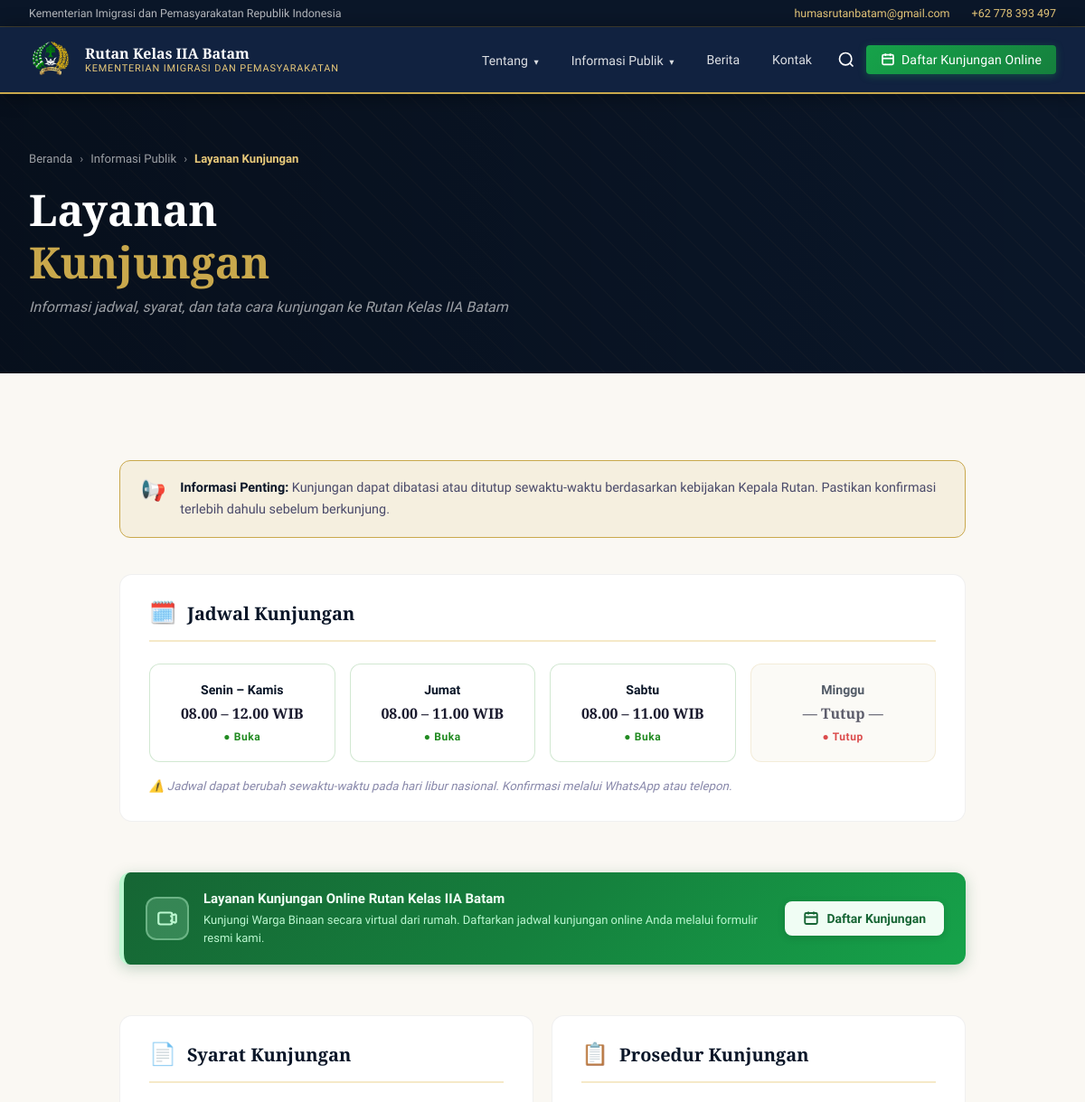
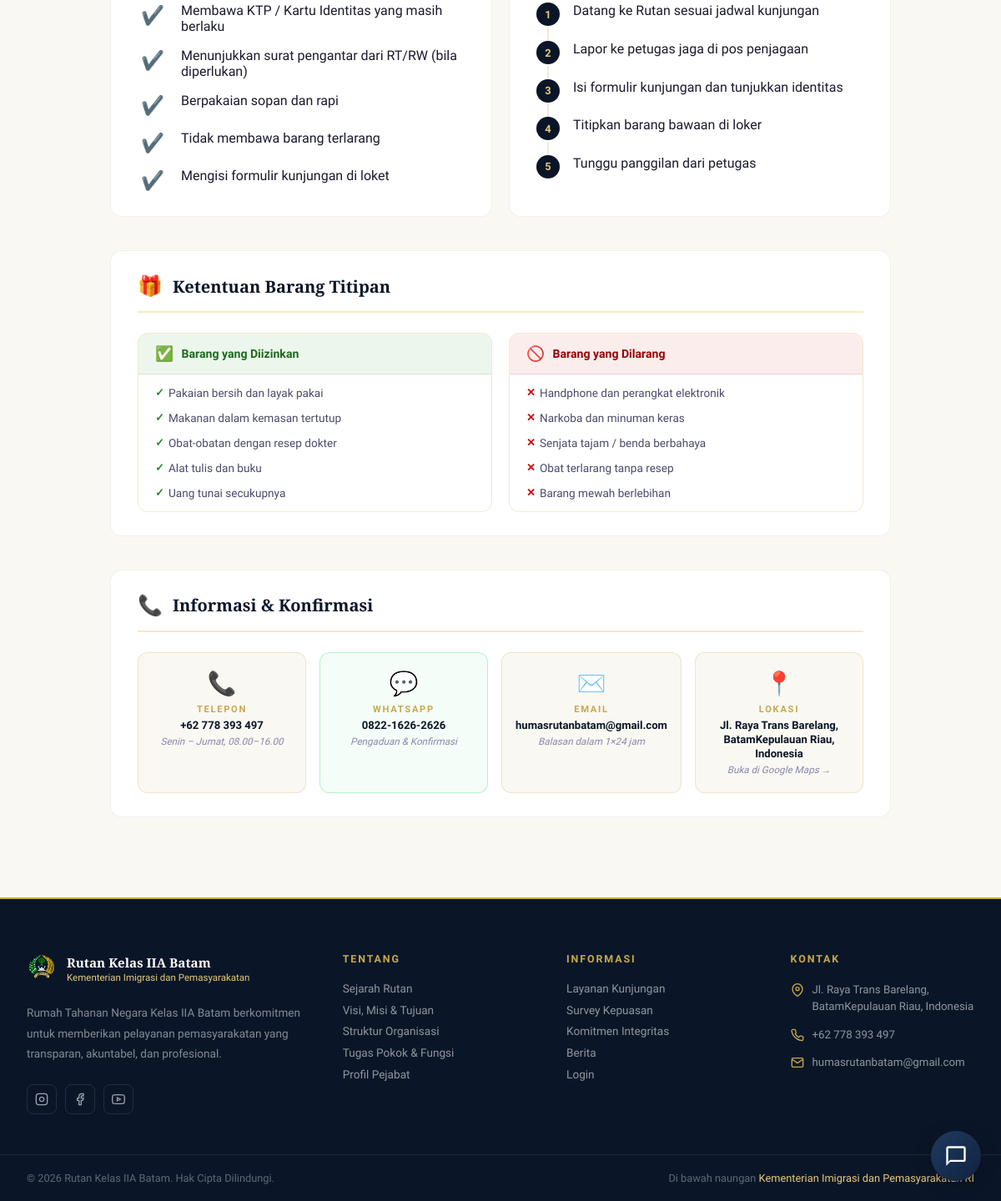
/kunjungan, run on the app's committed database (2 pictures, top to bottom).
### tables this page shows
CREATE TABLE `kontak_info` (
  `id`          INT AUTO_INCREMENT PRIMARY KEY,
  `kode`        VARCHAR(30) NOT NULL UNIQUE,   
  `label`       VARCHAR(100) NOT NULL,         
  `nilai`       TEXT,                          
  `icon`        VARCHAR(50),                   
  `urutan`      TINYINT DEFAULT 0,
  `aktif`       TINYINT(1) DEFAULT 1,
  `updated_at`  TIMESTAMP DEFAULT CURRENT_TIMESTAMP ON UPDATE CURRENT_TIMESTAMP
);

CREATE TABLE `kunjungan_jadwal` (
  `id`        INT AUTO_INCREMENT PRIMARY KEY,
  `hari`      VARCHAR(30) NOT NULL,             
  `jam_buka`  TIME,
  `jam_tutup` TIME,
  `status`    ENUM('buka','tutup') DEFAULT 'buka',
  `urutan`    TINYINT DEFAULT 0
);

### backend/includes/helpers.php (called while the page is built, shortened)
<?php
function getKontak(): array {
    $db = getDB();
    $stmt = $db->prepare("SELECT kode, label, nilai, icon FROM kontak_info WHERE aktif = 1 ORDER BY urutan ASC");
    $stmt->execute();
    $rows = $stmt->fetchAll(PDO::FETCH_ASSOC);
    $result = [];
    foreach ($rows as $row) {
        $result[$row['kode']] = $row;
    }
    return $result;
}

### pages/kunjungan.php (the view, shortened to what this page needs)
<?php
require_once __DIR__ . '/../backend/includes/helpers.php';
$db     = getDB();
$jadwal = $db->query("SELECT * FROM kunjungan_jadwal ORDER BY urutan ASC")->fetchAll();
$infoRaw = $db->query("SELECT kode, konten FROM kunjungan_info")->fetchAll(PDO::FETCH_KEY_PAIR);
$kontak = getKontak();
function infoLines($teks) {
    return array_filter(array_map('trim', explode("\n", $teks ?? '')));
}
$extraCss     = ['sejarah.css', 'kunjungan.css'];
include __DIR__ . '/../header.php';
?>
<div class="page-header">
  <div class="page-header-overlay"></div>
  <div class="page-header-inner">
    <div class="breadcrumb">
      <a href="<?= BASE_URL ?>/index.php">Beranda</a>
      <span>›</span>
      <a href="#">Informasi Publik</a>
      <span>›</span>
      <span class="breadcrumb-active">Layanan Kunjungan</span>
    </div>
    <h1 class="page-title">Layanan<br/><span>Kunjungan</span></h1>
    <p class="page-subtitle">Informasi jadwal, syarat, dan tata cara kunjungan ke Rutan Kelas IIA Batam</p>
  </div>
</div>
<main class="page-main">
  <div class="kunj-container">
    <?php if (!empty($infoRaw['pengumuman'])): ?>
    <div class="kunj-alert">
      <div class="kunj-alert-icon">📢</div>
      <div class="kunj-alert-text">
        <strong>Informasi Penting:</strong> <?= htmlspecialchars($infoRaw['pengumuman']) ?>
      </div>
    </div>
    <?php endif; ?>
    <section class="kunj-section">
      <div class="kunj-section-header">
        <div class="kunj-section-icon">🗓️</div>
        <h2 class="kunj-section-title">Jadwal Kunjungan</h2>
      </div>
      <div class="jadwal-grid">
        <?php if (!empty($jadwal)): foreach ($jadwal as $j): ?>
        <div class="jadwal-card <?= $j['status'] === 'tutup' ? 'jadwal-tutup' : 'jadwal-buka' ?>">
          <div class="jadwal-hari"><?= htmlspecialchars($j['hari']) ?></div>
          <?php if ($j['status'] === 'buka'): ?>
            <div class="jadwal-jam"><?= date('H.i', strtotime($j['jam_buka'])) ?> – <?= date('H.i', strtotime($j['jam_tutup'])) ?> WIB</div>
            <div class="jadwal-status jadwal-status-buka">● Buka</div>
          <?php else: ?>
            <div class="jadwal-jam">— Tutup —</div>
            <div class="jadwal-status jadwal-status-tutup">● Tutup</div>
          <?php endif; ?>
        </div>
        <?php endforeach; endif; ?>
      </div>
      <p class="jadwal-catatan">⚠️ Jadwal dapat berubah sewaktu-waktu pada hari libur nasional. Konfirmasi melalui WhatsApp atau telepon.</p>
    </section>
<div class="kunjungan-banner">
  <div class="kunjungan-inner">
    <div class="kunjungan-left">
      <div class="kunjungan-icon">
        <svg viewBox="0 0 24 24" fill="none" stroke="currentColor" stroke-width="2">
          <path d="M15 10l4.553-2.069A1 1 0 0121 8.82v6.36a1 1 0 01-1.447.894L15 14M3 8a2 2 0 012-2h10a2 2 0 012 2v8a2 2 0 01-2 2H5a2 2 0 01-2-2V8z" />
        </svg>
      </div>
      <div class="kunjungan-text">
        <h3>Layanan Kunjungan Online Rutan Kelas IIA Batam</h3>
        <p>Kunjungi Warga Binaan secara virtual dari rumah. Daftarkan jadwal kunjungan online Anda melalui formulir resmi kami.</p>
      </div>
    </div>
    <a href="https://forms.gle/euo3Yx94T4jp5GYXA" class="kunjungan-btn" target="_blank" rel="noopener noreferrer">
      <svg viewBox="0 0 24 24" fill="none" stroke="currentColor" stroke-width="2.5" width="18" height="18">
        <rect x="3" y="4" width="18" height="16" rx="2" />
        <path d="M8 2v4M16 2v4M3 10h18" />
      </svg>
      Daftar Kunjungan
    </a>
  </div>
</div>
    <div class="kunj-two-col">
      <section class="kunj-section">
        <div class="kunj-section-header">
          <div class="kunj-section-icon">📄</div>
          <h2 class="kunj-section-title">Syarat Kunjungan</h2>
        </div>
        <?php if (!empty($infoRaw['syarat'])): ?>
        <ul class="syarat-list">
          <?php foreach (infoLines($infoRaw['syarat']) as $item): ?>
          <li><div class="syarat-icon">✔️</div><div><?= htmlspecialchars($item) ?></div></li>
          <?php endforeach; ?>
        </ul>
        <?php endif; ?>
      </section>
      <section class="kunj-section">
        <div class="kunj-section-header">
          <div class="kunj-section-icon">📋</div>
          <h2 class="kunj-section-title">Prosedur Kunjungan</h2>
        </div>
        <?php if (!empty($infoRaw['prosedur'])): ?>
        <ol class="prosedur-list">
          <?php foreach (infoLines($infoRaw['prosedur']) as $i => $item): ?>
          <li><div class="prosedur-num"><?= $i+1 ?></div><div><?= htmlspecialchars($item) ?></div></li>
          <?php endforeach; ?>
        </ol>
        <?php endif; ?>
      </section>
    </div>
    <section class="kunj-section">
      <div class="kunj-section-header">
        <div class="kunj-section-icon">🎁</div>
        <h2 class="kunj-section-title">Ketentuan Barang Titipan</h2>
      </div>
      <div class="barang-grid">
        <div class="barang-col barang-boleh">
          <div class="barang-col-header"><span class="barang-col-icon">✅</span><span>Barang yang Diizinkan</span></div>
          <ul class="barang-list">
            <?php if (!empty($infoRaw['boleh'])): foreach (infoLines($infoRaw['boleh']) as $item): ?>
            <li><?= htmlspecialchars($item) ?></li>
            <?php endforeach; endif; ?>
          </ul>
        </div>
        <div class="barang-col barang-dilarang">
          <div class="barang-col-header"><span class="barang-col-icon">🚫</span><span>Barang yang Dilarang</span></div>
          <ul class="barang-list">
            <?php if (!empty($infoRaw['dilarang'])): foreach (infoLines($infoRaw['dilarang']) as $item): ?>
            <li><?= htmlspecialchars($item) ?></li>
            <?php endforeach; endif; ?>
          </ul>
        </div>
      </div>
    </section>
    <section class="kunj-section">
      <div class="kunj-section-header">
        <div class="kunj-section-icon">📞</div>
        <h2 class="kunj-section-title">Informasi &amp; Konfirmasi</h2>
      </div>
      <div class="kontak-kunj-grid">
        <a href="tel:<?= preg_replace('/[^0-9+]/', '', $kontak['telepon']['nilai'] ?? '') ?>" class="kontak-kunj-card">
          <div class="kontak-kunj-icon">📞</div>
          <div class="kontak-kunj-label"><?= htmlspecialchars($kontak['telepon']['label'] ?? 'Telepon') ?></div>
          <div class="kontak-kunj-val"><?= htmlspecialchars($kontak['telepon']['nilai'] ?? '') ?></div>
          <div class="kontak-kunj-hint">Senin – Jumat, 08.00–16.00</div>
        </a>
        <a href="https://wa.me/<?= preg_replace('/[^0-9]/', '', $kontak['whatsapp']['nilai'] ?? '') ?>" target="_blank" class="kontak-kunj-card kontak-wa">
          <div class="kontak-kunj-icon">💬</div>
          <div class="kontak-kunj-label"><?= htmlspecialchars($kontak['whatsapp']['label'] ?? 'WhatsApp') ?></div>
          <div class="kontak-kunj-val"><?= htmlspecialchars($kontak['whatsapp']['nilai'] ?? '') ?></div>
          <div class="kontak-kunj-hint">Pengaduan &amp; Konfirmasi</div>
        </a>
        <a href="mailto:<?= htmlspecialchars($kontak['email']['nilai'] ?? '') ?>" class="kontak-kunj-card">
          <div class="kontak-kunj-icon">✉️</div>
          <div class="kontak-kunj-label"><?= htmlspecialchars($kontak['email']['label'] ?? 'Email') ?></div>
          <div class="kontak-kunj-val"><?= htmlspecialchars($kontak['email']['nilai'] ?? '') ?></div>
          <div class="kontak-kunj-hint">Balasan dalam 1×24 jam</div>
        </a>
        <a href="<?= htmlspecialchars($kontak['maps']['nilai'] ?? 'https://maps.google.com/?q=Rutan+Kelas+IIA+Batam') ?>" target="_blank" class="kontak-kunj-card">
          <div class="kontak-kunj-icon">📍</div>
          <div class="kontak-kunj-label">Lokasi</div>
          <div class="kontak-kunj-val"><?= strip_tags($kontak['alamat']['nilai'] ?? 'Jl. Raya Trans Barelang') ?></div>
          <div class="kontak-kunj-hint">Buka di Google Maps →</div>
        </a>
      </div>
    </section>
  </div>
</main>
<?php include __DIR__ . '/../backend/includes/footer.php'; ?>

### header.php (shortened to what this page needs)
<!DOCTYPE html>
<html lang="id">
<head>
  <link rel="stylesheet" href="<?= BASE_URL ?>/css/style.css"/>
  <?php if (!empty($extraCss)): foreach ($extraCss as $css): ?>
  <link rel="stylesheet" href="<?= BASE_URL ?>/css/<?= $css ?>"/>
  <?php endforeach; endif; ?>
</head>
<body>
<div class="topbar">
  <div class="topbar-inner">
    <span>Kementerian Imigrasi dan Pemasyarakatan Republik Indonesia</span>
    <div class="topbar-links">
      <a href="mailto:<?= htmlspecialchars($kontak['email']['nilai'] ?? '') ?>"><?= htmlspecialchars($kontak['email']['nilai'] ?? '') ?></a>
      <a href="tel:<?= preg_replace('/[^0-9+]/', '', $kontak['telepon']['nilai'] ?? '') ?>"><?= htmlspecialchars($kontak['telepon']['nilai'] ?? '') ?></a>
    </div>
  </div>
</div>
<nav>
  <div class="nav-inner">
    <a href="<?= BASE_URL ?>/index.php" class="nav-brand">
      <div class="nav-logo-circle">
        <img src="<?= BASE_URL ?>/images/logo.png" alt="Logo Rutan Kelas IIA Batista - Lembaga Pemasyarakatan Kementerian Imigrasi dan Pemasyarakatan"/>
      </div>
      <div class="nav-brand-text">
        <span class="main">Rutan Kelas IIA Batam</span>
        <span class="sub">Kementerian Imigrasi dan Pemasyarakatan</span>
      </div>
    </a>
    <div class="nav-links" id="navLinks">
      <div class="dropdown">
        <a href="#">Tentang <span class="nav-caret">▾</span></a>
      </div>
      <div class="dropdown">
        <a href="#">Informasi Publik <span class="nav-caret">▾</span></a>
      </div>
      <a href="<?= BASE_URL ?>/berita">Berita</a>
      <a href="<?= BASE_URL ?>/index.php#kontak">Kontak</a>
      <button class="nav-search-btn" onclick="bukaSearchModal()" title="Cari">
        <svg viewBox="0 0 24 24" fill="none" stroke="currentColor" stroke-width="2" width="20" height="20">
          <circle cx="11" cy="11" r="8"/><path d="m21 21-4.35-4.35"/>
        </svg>
      </button>
      <a href="https://forms.gle/euo3Yx94T4jp5GYXA"
         class="nav-kunjungan-btn"
         target="_blank"
         rel="noopener noreferrer">
        <svg viewBox="0 0 24 24" fill="none" stroke="currentColor" stroke-width="2.5" width="16" height="16">
          <rect x="3" y="4" width="18" height="16" rx="2"/>
          <path d="M8 2v4M16 2v4M3 10h18"/>
        </svg>
        Daftar Kunjungan Online
      </a>
    </div>
  </div>
</nav>
<div class="chatbot-widget">
  <button class="chatbot-toggle" id="chatbotToggle" aria-label="Buka FAQ">
    <svg class="chat-icon" viewBox="0 0 24 24"><path d="M20 2H4c-1.1 0-2 .9-2 2v18l4-4h14c1.1 0 2-.9 2-2V4c0-1.1-.9-2-2-2zm0 14H6l-2 2V4h16v12z"/></svg>
  </button>
</div>

### backend/includes/footer.php (shortened to what this page needs)
<?php
$baseUrl = defined('BASE_URL') ? BASE_URL : '';
?>
<footer>
  <div class="footer-main">
    <div class="footer-col footer-col-brand">
      <div class="footer-brand-logo">
        <div class="footer-logo-circle">
          <img src="<?= $baseUrl ?>/images/logo.png" alt="Logo Rutan Kelas IIA Batam"/>
        </div>
        <div class="footer-brand-name">
          Rutan Kelas IIA Batam
          <span>Kementerian Imigrasi dan Pemasyarakatan</span>
        </div>
      </div>
      <p class="footer-about">Rumah Tahanan Negara Kelas IIA Batam berkomitmen untuk memberikan pelayanan pemasyarakatan yang transparan, akuntabel, dan profesional.</p>
      <div class="footer-socials">
        <a href="https://www.instagram.com/rutan.batam/" class="social-btn" title="Instagram">
          <svg viewBox="0 0 24 24" fill="none" stroke="currentColor" stroke-width="2"><rect x="2" y="2" width="20" height="20" rx="5" ry="5"/><path d="M16 11.37A4 4 0 1 1 12.63 8 4 4 0 0 1 16 11.37z"/><line x1="17.5" y1="6.5" x2="17.51" y2="6.5"/></svg>
        </a>
        <a href="https://www.facebook.com/rutanbatam" class="social-btn" title="Facebook">
          <svg viewBox="0 0 24 24" fill="none" stroke="currentColor" stroke-width="2"><path d="M18 2h-3a5 5 0 0 0-5 5v3H7v4h3v8h4v-8h3l1-4h-4V7a1 1 0 0 1 1-1h3z"/></svg>
        </a>
        <a href="https://www.youtube.com/@RutanBatam" class="social-btn" title="YouTube">
        </a>
      </div>
    </div>
    <div class="footer-col">
      <div class="footer-col-title">Tentang</div>
      <div class="footer-links">
        <a href="<?= $baseUrl ?>/sejarah">Sejarah Rutan</a>
        <a href="<?= $baseUrl ?>/visi-misi">Visi, Misi &amp; Tujuan</a>
        <a href="<?= $baseUrl ?>/struktur">Struktur Organisasi</a>
        <a href="<?= $baseUrl ?>/tupoksi">Tugas Pokok &amp; Fungsi</a>
        <a href="<?= $baseUrl ?>/pejabat">Profil Pejabat</a>
      </div>
    </div>
    <div class="footer-col">
      <div class="footer-col-title">Informasi</div>
      <div class="footer-links">
        <a href="<?= $baseUrl ?>/kunjungan">Layanan Kunjungan</a>
        <a href="<?= $baseUrl ?>/survey">Survey Kepuasan</a>
        <a href="<?= $baseUrl ?>/komitmen">Komitmen Integritas</a>
        <a href="<?= $baseUrl ?>/berita">Berita</a>
        <a href="<?= $baseUrl ?>/admin/login.php">Login</a>
      </div>
    </div>
    <div class="footer-col">
      <div class="footer-col-title">Kontak</div>
      <div class="footer-contact-items">
        <div class="footer-contact-item">
          <svg viewBox="0 0 24 24" fill="none" stroke="currentColor" stroke-width="2"><path d="M21 10c0 7-9 13-9 13s-9-6-9-13a9 9 0 0 1 18 0z"/><circle cx="12" cy="10" r="3"/></svg>
          <span><?= strip_tags($kontak['alamat']['nilai'] ?? 'Jl. Raya Trans Barelang, Batam') ?></span>
        </div>
        <div class="footer-contact-item">
          <span><?= htmlspecialchars($kontak['telepon']['nilai'] ?? '') ?></span>
        </div>
        <div class="footer-contact-item">
          <svg viewBox="0 0 24 24" fill="none" stroke="currentColor" stroke-width="2"><path d="M4 4h16c1.1 0 2 .9 2 2v12c0 1.1-.9 2-2 2H4c-1.1 0-2-.9-2-2V6c0-1.1.9-2 2-2z"/><polyline points="22,6 12,13 2,6"/></svg>
          <span><?= htmlspecialchars($kontak['email']['nilai'] ?? '') ?></span>
        </div>
      </div>
    </div>
  </div>
  <div class="footer-bottom">
    <div class="footer-bottom-inner">
      <div class="footer-copy">© <?= date('Y') ?> Rutan Kelas IIA Batam. Hak Cipta Dilindungi.</div>
      <div class="footer-kemenimipas">Di bawah naungan <span>Kementerian Imigrasi dan Pemasyarakatan RI</span></div>
    </div>
  </div>
</footer>
</body>
</html>

### data on the page
kontak_info: nilai "humasrutanbatam@gmail.com", label "EMAIL"
kontak_info: nilai "+62 778 393 497", label "TELEPON"
kunjungan_jadwal: hari "Senin – Kamis", jam_buka "08.00", jam_tutup "12.00"
kunjungan_jadwal: hari "Jumat", jam_buka "08.00", jam_tutup "11.00"
kunjungan_jadwal: hari "Sabtu", jam_buka "08.00", jam_tutup "11.00"
kunjungan_jadwal: hari "Minggu", status "— Tutup —"
kontak_info: label "WHATSAPP", nilai "0822-1626-2626"
kontak_info: nilai "Jl. Raya Trans Barelang, BatamKepulauan Riau, Indonesia"

### other printed values
$infoRaw['pengumuman'] "Kunjungan dapat dibatasi atau ditutup sewaktu-waktu berdasarkan kebijakan Kepala Rutan. Pastikan konfirmasi terlebih dahulu sebelum berkunjung."
$item "Membawa KTP / Kartu Identitas yang masih berlaku"
$item "Menunjukkan surat pengantar dari RT/RW (bila diperlukan)"
$item "Berpakaian sopan dan rapi"
$item "Tidak membawa barang terlarang"
$item "Mengisi formulir kunjungan di loket"
$item "Datang ke Rutan sesuai jadwal kunjungan"
$item "Lapor ke petugas jaga di pos penjagaan"
$item "Isi formulir kunjungan dan tunjukkan identitas"
$item "Titipkan barang bawaan di loker"
$item "Tunggu panggilan dari petugas"
$item "Pakaian bersih dan layak pakai"
$item "Makanan dalam kemasan tertutup"
$item "Obat-obatan dengan resep dokter"
$item "Alat tulis dan buku"
